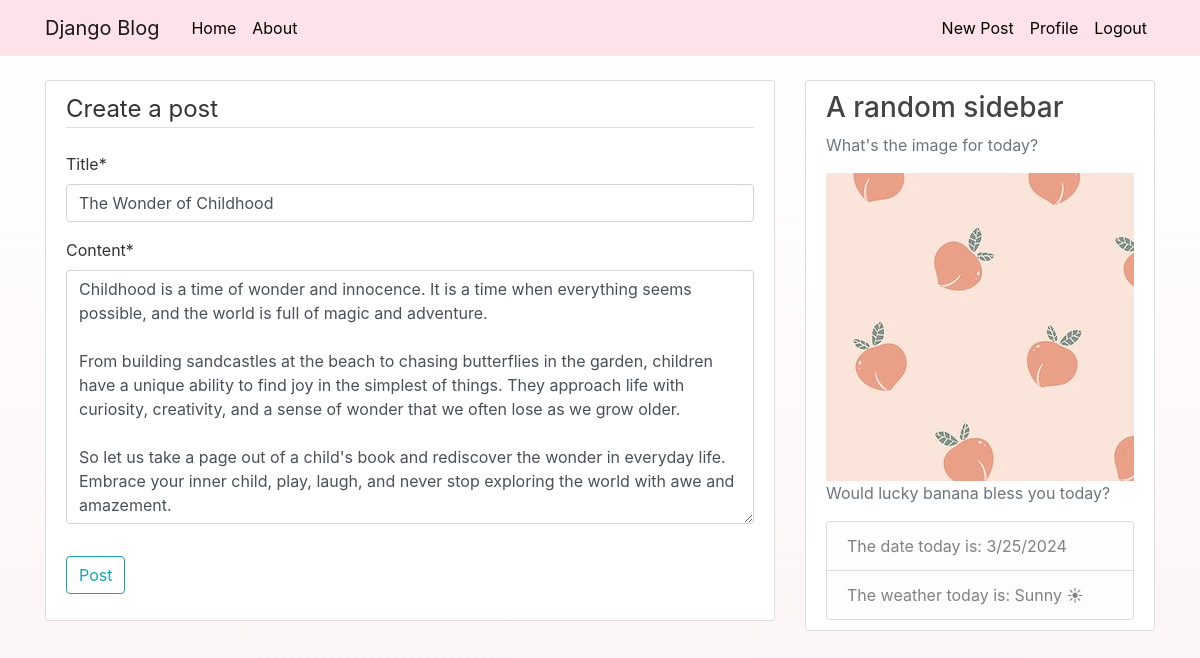
/post/57/update/ (signed in), run on the app's committed database.
### blog/models.py (models this page shows, shortened)
class Post(models.Model):
    title = models.CharField(max_length=100)
    content = models.TextField()
    date_posted = models.DateTimeField(default=timezone.now)
    author = models.ForeignKey(User, on_delete=models.CASCADE)

### blog/views.py (the view, shortened to what this page needs)
# urls.py: path('post/<int:pk>/update/', PostUpdateView.as_view(), name='post-update'),
class PostUpdateView(LoginRequiredMixin, UserPassesTestMixin, UpdateView):
    model = Post
    fields = ['title', 'content']
    def test_func(self,):
        post = self.get_object()
        if self.request.user == post.author:
            return True
        return False

### blog/templates/blog/post_form.html (shortened to what this page needs)
{% extends "blog/base.html" %}
{% load crispy_forms_tags %}
{% block content %}
<div class="content-section">
    <form action="" method="POST">
        <fieldset class="form-group">
            <legend class="border-bottom mb-4">
                Create a post
            </legend>
            {{ form|crispy }}
        </fieldset>
        <div class="form-group">
            <button class="btn btn-outline-info" type="submit">Post</button>
        </div>
    </form>
</div>
{% endblock content %}

### blog/static/blog/main.css (style rules this page uses)
body { background-image: linear-gradient(to bottom, white, #fcf3f5); background-repeat: no-repeat; background-attachment: fixed; background-size: cover; color: #333333; margin-top: 5rem; }
.content-section { background: #ffffff; padding: 10px 20px; border: 1px solid #dddddd; border-radius: 3px; margin-bottom: 20px; }

### data on the page
Post: title "The Wonder of Childhood", content "Childhood is a time of wonder and innocence. It is a time when everything seems possible, and the world is full of magic and adventure. From building sandcastles at the beach to chasing butterflies in the garden, children have a unique ability to find joy in the simplest of things. They approach life with curiosity, creativity, and a sense of wonder that we often lose as we grow older. So let us take a page out of a child's book and rediscover the wonder in everyday life. Embrace your inner child, play, laugh, and never stop exploring the world with awe and amazement."
